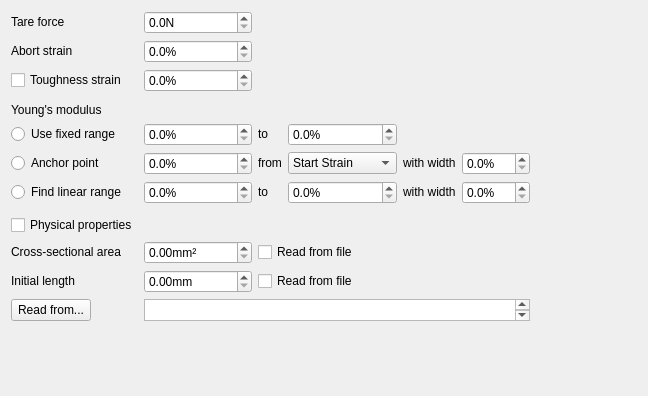
<?xml version="1.0" encoding="UTF-8"?>
<ui version="4.0">
 <class>w_Failure</class>
 <widget class="QWidget" name="w_Failure">
  <property name="geometry">
   <rect>
    <x>0</x>
    <y>0</y>
    <width>648</width>
    <height>396</height>
   </rect>
  </property>
  <layout class="QGridLayout" name="gl_Failure">
   <item row="0" column="0">
    <widget class="QLabel" name="l_Tare">
     <property name="sizePolicy">
      <sizepolicy hsizetype="Fixed" vsizetype="Fixed">
       <horstretch>0</horstretch>
       <verstretch>0</verstretch>
      </sizepolicy>
     </property>
     <property name="toolTip">
      <string>The force which will be used to tare the experiment.  All data points with force less than the tare force will be discarded, and all data points with force greater than the tare force will be offset accordingly</string>
     </property>
     <property name="text">
      <string>Tare force</string>
     </property>
    </widget>
   </item>
   <item row="0" column="1">
    <widget class="QDoubleSpinBox" name="sb_Tare">
     <property name="toolTip">
      <string>The force which will be used to tare the experiment.  All data points with force less than the tare force will be discarded, and all data points with force greater than the tare force will be offset accordingly</string>
     </property>
     <property name="suffix">
      <string>N</string>
     </property>
     <property name="decimals">
      <number>1</number>
     </property>
     <property name="maximum">
      <double>10.000000000000000</double>
     </property>
    </widget>
   </item>
   <item row="0" column="6" rowspan="15">
    <spacer name="s_Horizontal">
     <property name="orientation">
      <enum>Qt::Orientation::Horizontal</enum>
     </property>
     <property name="sizeHint" stdset="0">
      <size>
       <width>40</width>
       <height>20</height>
      </size>
     </property>
    </spacer>
   </item>
   <item row="1" column="0">
    <widget class="QLabel" name="l_Abort">
     <property name="sizePolicy">
      <sizepolicy hsizetype="Fixed" vsizetype="Fixed">
       <horstretch>0</horstretch>
       <verstretch>0</verstretch>
      </sizepolicy>
     </property>
     <property name="toolTip">
      <string>The strain at which the experiment aborts even if the sample has not yet failed</string>
     </property>
     <property name="text">
      <string>Abort strain</string>
     </property>
    </widget>
   </item>
   <item row="1" column="1">
    <widget class="QDoubleSpinBox" name="sb_Abort">
     <property name="toolTip">
      <string>The strain at which the experiment aborts even if the sample has not yet failed</string>
     </property>
     <property name="suffix">
      <string>%</string>
     </property>
     <property name="decimals">
      <number>1</number>
     </property>
     <property name="maximum">
      <double>100.000000000000000</double>
     </property>
    </widget>
   </item>
   <item row="2" column="0">
    <widget class="QCheckBox" name="cb_Toughness">
     <property name="sizePolicy">
      <sizepolicy hsizetype="Minimum" vsizetype="Fixed">
       <horstretch>0</horstretch>
       <verstretch>0</verstretch>
      </sizepolicy>
     </property>
     <property name="toolTip">
      <string>If unchecked, the toughness will be calculated at the failure or abort strain.  Check the box if it is desirable to have the toughness calculated at a fixed strain</string>
     </property>
     <property name="text">
      <string>Toughness strain</string>
     </property>
    </widget>
   </item>
   <item row="2" column="1">
    <widget class="QDoubleSpinBox" name="sb_Toughness">
     <property name="toolTip">
      <string>The strain at which the toughness is calculated</string>
     </property>
     <property name="suffix">
      <string>%</string>
     </property>
     <property name="decimals">
      <number>1</number>
     </property>
    </widget>
   </item>
   <item row="3" column="0" colspan="6">
    <spacer name="s_VerticalEmodulus">
     <property name="orientation">
      <enum>Qt::Orientation::Vertical</enum>
     </property>
     <property name="sizeType">
      <enum>QSizePolicy::Policy::Fixed</enum>
     </property>
     <property name="sizeHint" stdset="0">
      <size>
       <width>0</width>
       <height>5</height>
      </size>
     </property>
    </spacer>
   </item>
   <item row="4" column="0">
    <widget class="QLabel" name="l_EModulus">
     <property name="sizePolicy">
      <sizepolicy hsizetype="Fixed" vsizetype="Fixed">
       <horstretch>0</horstretch>
       <verstretch>0</verstretch>
      </sizepolicy>
     </property>
     <property name="toolTip">
      <string>The parameters to define the strain range on the stress-strain curve over which the Young's modulus is calculated.</string>
     </property>
     <property name="text">
      <string>Young's modulus</string>
     </property>
    </widget>
   </item>
   <item row="5" column="0">
    <widget class="QRadioButton" name="rb_FixedRange">
     <property name="toolTip">
      <string>Use the fixed strain range on the stress-strain curve over which the Young's modulus is calculated.</string>
     </property>
     <property name="text">
      <string>Use fixed range</string>
     </property>
    </widget>
   </item>
   <item row="5" column="1">
    <widget class="QDoubleSpinBox" name="sb_Strain1">
     <property name="toolTip">
      <string>The strain value which defines the first datapoint on the stress-strain curve used to calculate the Young's modulus.  It is ε1 in the equation E = (σ2 - σ1) / (ε2 - ε1)</string>
     </property>
     <property name="suffix">
      <string>%</string>
     </property>
     <property name="decimals">
      <number>1</number>
     </property>
    </widget>
   </item>
   <item row="5" column="2">
    <widget class="QLabel" name="l_To1">
     <property name="sizePolicy">
      <sizepolicy hsizetype="Fixed" vsizetype="Fixed">
       <horstretch>0</horstretch>
       <verstretch>0</verstretch>
      </sizepolicy>
     </property>
     <property name="text">
      <string>to</string>
     </property>
    </widget>
   </item>
   <item row="5" column="3">
    <widget class="QDoubleSpinBox" name="sb_Strain2">
     <property name="toolTip">
      <string>The strain value which defines the second datapoint on the stress-strain curve used to calculate the Young's modulus.  It is ε2 in the equation E = (σ2 - σ1) / (ε2 - ε1)</string>
     </property>
     <property name="suffix">
      <string>%</string>
     </property>
     <property name="decimals">
      <number>1</number>
     </property>
    </widget>
   </item>
   <item row="6" column="0">
    <widget class="QRadioButton" name="rb_AnchorPoint">
     <property name="toolTip">
      <string>Anchor a point on the stress-strain curve over which the Young's modulus is calculated to a specific point on the curve.</string>
     </property>
     <property name="text">
      <string>Anchor point</string>
     </property>
    </widget>
   </item>
   <item row="6" column="1">
    <widget class="QDoubleSpinBox" name="sb_StrainOffset">
     <property name="toolTip">
      <string>The strain offset from the specific point on the stress-strain curve from/to which the Young's modulus will be calculated.  It, in combination with the anchor point, specifies ε1 in the equation E = (σ2 - σ1) / (ε2 - ε1).</string>
     </property>
     <property name="suffix">
      <string>%</string>
     </property>
     <property name="decimals">
      <number>1</number>
     </property>
    </widget>
   </item>
   <item row="6" column="2">
    <widget class="QLabel" name="l_From">
     <property name="sizePolicy">
      <sizepolicy hsizetype="Fixed" vsizetype="Fixed">
       <horstretch>0</horstretch>
       <verstretch>0</verstretch>
      </sizepolicy>
     </property>
     <property name="text">
      <string>from</string>
     </property>
    </widget>
   </item>
   <item row="6" column="3">
    <widget class="QComboBox" name="cbx_AnchorPoint">
     <property name="toolTip">
      <string>The point used to anchor the strain range over which the Young's modulus is to be calculated</string>
     </property>
     <item>
      <property name="text">
       <string>Start Strain</string>
      </property>
     </item>
     <item>
      <property name="text">
       <string>Toe Strain</string>
      </property>
     </item>
     <item>
      <property name="text">
       <string>Yield Strain</string>
      </property>
     </item>
     <item>
      <property name="text">
       <string>Ultimate Strain</string>
      </property>
     </item>
     <item>
      <property name="text">
       <string>Failure Strain</string>
      </property>
     </item>
     <item>
      <property name="text">
       <string>End Strain</string>
      </property>
     </item>
    </widget>
   </item>
   <item row="6" column="4">
    <widget class="QLabel" name="l_With1">
     <property name="sizePolicy">
      <sizepolicy hsizetype="Fixed" vsizetype="Fixed">
       <horstretch>0</horstretch>
       <verstretch>0</verstretch>
      </sizepolicy>
     </property>
     <property name="text">
      <string>with width</string>
     </property>
    </widget>
   </item>
   <item row="6" column="5">
    <widget class="QDoubleSpinBox" name="sb_StrainRangeWidth">
     <property name="toolTip">
      <string>The width of the range on the stress-strain curve over which the Young's modulus will be calculated.  It, in combination with the strain offset and anchor point, specifies ε2 in the equation E = (σ2 - σ1) / (ε2 - ε1).</string>
     </property>
     <property name="suffix">
      <string>%</string>
     </property>
     <property name="decimals">
      <number>1</number>
     </property>
    </widget>
   </item>
   <item row="7" column="0">
    <widget class="QRadioButton" name="rb_FindRange">
     <property name="toolTip">
      <string>Automatically find the strain range over which the stress-strain curve is most linear and use this range to calculate the Young's modulus.</string>
     </property>
     <property name="text">
      <string>Find linear range</string>
     </property>
    </widget>
   </item>
   <item row="7" column="1">
    <widget class="QDoubleSpinBox" name="sb_StrainMin">
     <property name="toolTip">
      <string>The strain value which defines the minimum strain that can be used to find the best approximation of the linear region of the stress-strain curve.</string>
     </property>
     <property name="suffix">
      <string>%</string>
     </property>
     <property name="decimals">
      <number>1</number>
     </property>
    </widget>
   </item>
   <item row="7" column="2">
    <widget class="QLabel" name="l_To2">
     <property name="sizePolicy">
      <sizepolicy hsizetype="Fixed" vsizetype="Fixed">
       <horstretch>0</horstretch>
       <verstretch>0</verstretch>
      </sizepolicy>
     </property>
     <property name="text">
      <string>to</string>
     </property>
    </widget>
   </item>
   <item row="7" column="3">
    <widget class="QDoubleSpinBox" name="sb_StrainMax">
     <property name="toolTip">
      <string>The strain value which defines the maximum strain that can be used to find the best approximation of the linear region of the stress-strain curve.</string>
     </property>
     <property name="suffix">
      <string>%</string>
     </property>
     <property name="decimals">
      <number>1</number>
     </property>
    </widget>
   </item>
   <item row="7" column="4">
    <widget class="QLabel" name="l_With2">
     <property name="sizePolicy">
      <sizepolicy hsizetype="Fixed" vsizetype="Fixed">
       <horstretch>0</horstretch>
       <verstretch>0</verstretch>
      </sizepolicy>
     </property>
     <property name="text">
      <string>with width</string>
     </property>
    </widget>
   </item>
   <item row="7" column="5">
    <widget class="QDoubleSpinBox" name="sb_StrainWindowWidth">
     <property name="toolTip">
      <string>The width of the strain window which will be used to find the best approximation of the linear region of the stress-strain curve for all possible regions between the minimum and maximum strains.</string>
     </property>
     <property name="suffix">
      <string>%</string>
     </property>
     <property name="decimals">
      <number>1</number>
     </property>
    </widget>
   </item>
   <item row="8" column="0" colspan="6">
    <spacer name="s_VerticalProperties">
     <property name="orientation">
      <enum>Qt::Orientation::Vertical</enum>
     </property>
     <property name="sizeType">
      <enum>QSizePolicy::Policy::Fixed</enum>
     </property>
     <property name="sizeHint" stdset="0">
      <size>
       <width>0</width>
       <height>5</height>
      </size>
     </property>
    </spacer>
   </item>
   <item row="9" column="0">
    <widget class="QCheckBox" name="cb_Properties">
     <property name="sizePolicy">
      <sizepolicy hsizetype="Fixed" vsizetype="Fixed">
       <horstretch>0</horstretch>
       <verstretch>0</verstretch>
      </sizepolicy>
     </property>
     <property name="toolTip">
      <string>The physical properties of the experiment samples.  If checked, the selected properties will be read from the file</string>
     </property>
     <property name="text">
      <string>Physical properties</string>
     </property>
    </widget>
   </item>
   <item row="10" column="0">
    <widget class="QLabel" name="l_Area">
     <property name="sizePolicy">
      <sizepolicy hsizetype="Fixed" vsizetype="Fixed">
       <horstretch>0</horstretch>
       <verstretch>0</verstretch>
      </sizepolicy>
     </property>
     <property name="toolTip">
      <string>The cross-sectional area of the samples.  It is A in the equation σ = F / A</string>
     </property>
     <property name="text">
      <string>Cross-sectional area</string>
     </property>
    </widget>
   </item>
   <item row="10" column="1">
    <widget class="QDoubleSpinBox" name="sb_Area">
     <property name="toolTip">
      <string>The cross-sectional area of every sample.  It is A in the equation σ = F / A</string>
     </property>
     <property name="suffix">
      <string>mm²</string>
     </property>
     <property name="decimals">
      <number>2</number>
     </property>
     <property name="maximum">
      <double>999999.989999999990687</double>
     </property>
     <property name="value">
      <double>0.000000000000000</double>
     </property>
    </widget>
   </item>
   <item row="10" column="2" colspan="4">
    <widget class="QCheckBox" name="cb_Area">
     <property name="sizePolicy">
      <sizepolicy hsizetype="Minimum" vsizetype="Fixed">
       <horstretch>0</horstretch>
       <verstretch>0</verstretch>
      </sizepolicy>
     </property>
     <property name="toolTip">
      <string>If checked, the cross-sectional area will be read in from the file on a sample-by-sample basis.  Otherwise, the specified cross-sectional area will be used by all samples</string>
     </property>
     <property name="text">
      <string>Read from file</string>
     </property>
    </widget>
   </item>
   <item row="11" column="0">
    <widget class="QLabel" name="l_Length">
     <property name="sizePolicy">
      <sizepolicy hsizetype="Fixed" vsizetype="Fixed">
       <horstretch>0</horstretch>
       <verstretch>0</verstretch>
      </sizepolicy>
     </property>
     <property name="toolTip">
      <string>The initial length of the samples.  It is l0 in the equation ε = d / l0</string>
     </property>
     <property name="text">
      <string>Initial length</string>
     </property>
    </widget>
   </item>
   <item row="11" column="1">
    <widget class="QDoubleSpinBox" name="sb_Length">
     <property name="toolTip">
      <string>The initial length of every sample.  It is l in the equation ε = d / l0</string>
     </property>
     <property name="suffix">
      <string>mm</string>
     </property>
     <property name="decimals">
      <number>2</number>
     </property>
     <property name="maximum">
      <double>999.990000000000009</double>
     </property>
     <property name="value">
      <double>0.000000000000000</double>
     </property>
    </widget>
   </item>
   <item row="11" column="2" colspan="4">
    <widget class="QCheckBox" name="cb_Length">
     <property name="sizePolicy">
      <sizepolicy hsizetype="Minimum" vsizetype="Fixed">
       <horstretch>0</horstretch>
       <verstretch>0</verstretch>
      </sizepolicy>
     </property>
     <property name="toolTip">
      <string>If checked, the initial length will be read in from the file on a sample-by-sample basis.  Otherwise, the specified initial length will be used by all samples</string>
     </property>
     <property name="text">
      <string>Read from file</string>
     </property>
    </widget>
   </item>
   <item row="12" column="0">
    <widget class="QPushButton" name="pb_ReadProperties">
     <property name="sizePolicy">
      <sizepolicy hsizetype="Fixed" vsizetype="Fixed">
       <horstretch>0</horstretch>
       <verstretch>0</verstretch>
      </sizepolicy>
     </property>
     <property name="toolTip">
      <string>Select the file from which the physical sample properties will be read.</string>
     </property>
     <property name="text">
      <string>Read from...</string>
     </property>
    </widget>
   </item>
   <item row="12" column="1" colspan="5">
    <widget class="QTextBrowser" name="tb_ReadProperties">
     <property name="sizePolicy">
      <sizepolicy hsizetype="Expanding" vsizetype="Ignored">
       <horstretch>0</horstretch>
       <verstretch>0</verstretch>
      </sizepolicy>
     </property>
     <property name="toolTip">
      <string>File from which the physical sample properties will be read.</string>
     </property>
    </widget>
   </item>
   <item row="13" column="0" colspan="6">
    <spacer name="s_Vertical">
     <property name="orientation">
      <enum>Qt::Orientation::Vertical</enum>
     </property>
     <property name="sizeType">
      <enum>QSizePolicy::Policy::MinimumExpanding</enum>
     </property>
     <property name="sizeHint" stdset="0">
      <size>
       <width>20</width>
       <height>0</height>
      </size>
     </property>
    </spacer>
   </item>
  </layout>
 </widget>
 <resources/>
 <connections/>
</ui>
